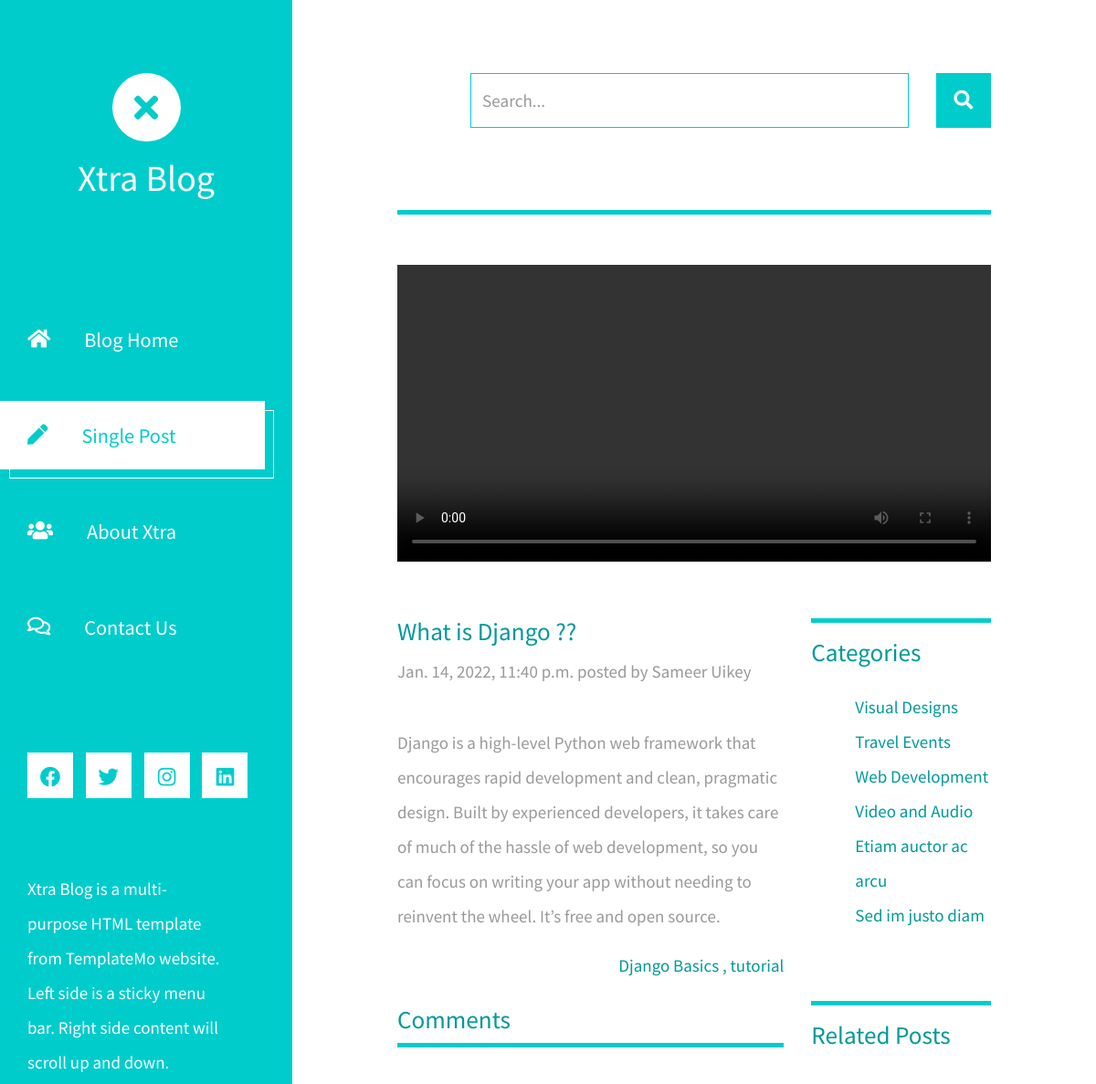
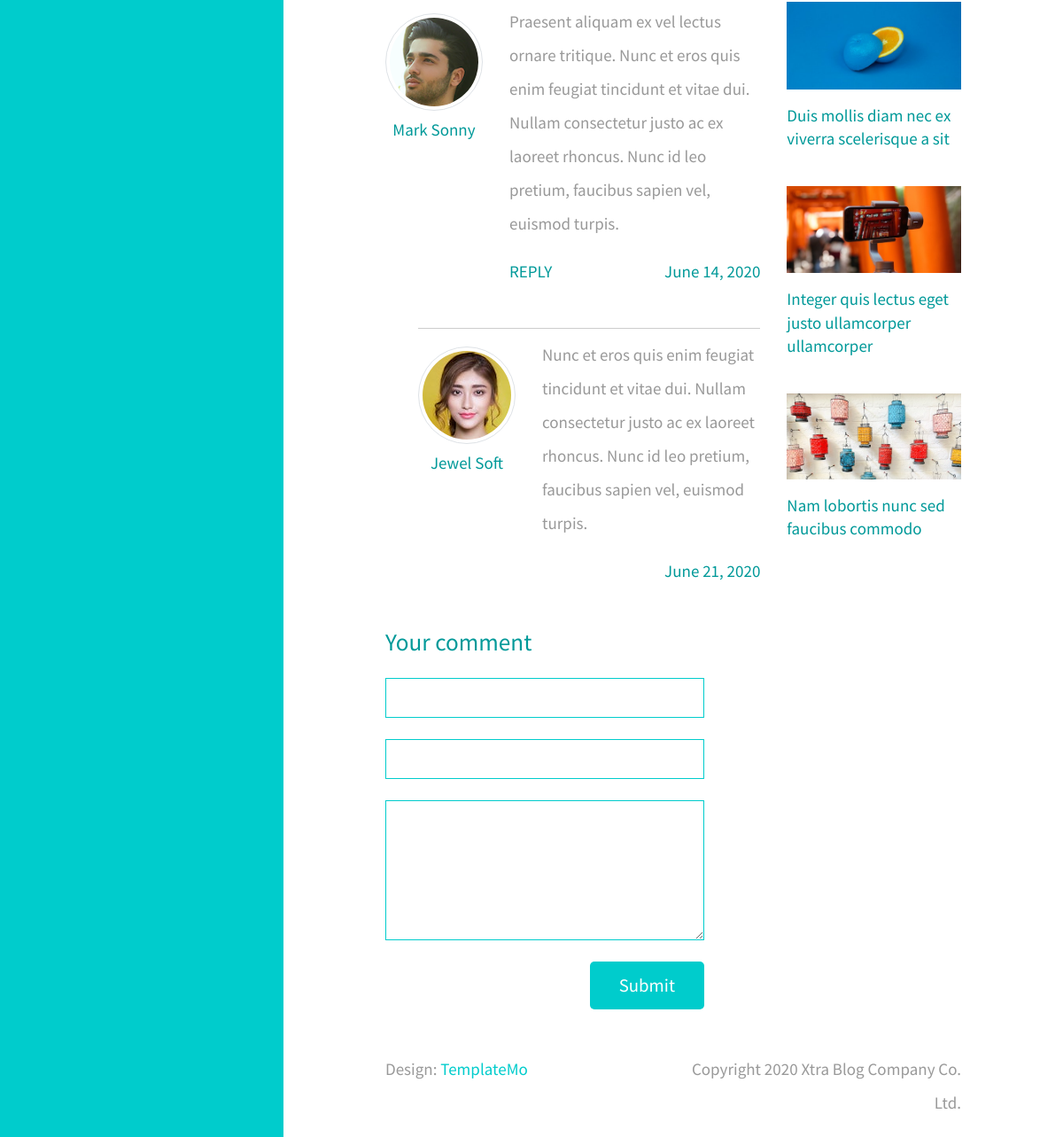
/post/1, run on the app's committed database (2 pictures, top to bottom).
### posts/models.py (models this page shows)
class posts(models.Model):
    title = models.CharField(max_length=100)
    body = models.CharField(max_length=1000000)
    tags = models.CharField(max_length=1000)
    created_at = models.DateTimeField(default=datetime.now, blank=True)
    comments = models.IntegerField()
    author=models.CharField(max_length=1000)

### posts/views.py (the view)
# urls.py: path('post/<str:pk>', views.post, name='post'),
def post(request,pk):
    post=posts.objects.get(id=pk)
    context={
        'post':post
    }
    return render(request,'post.html', context)

### templates/post.html (shortened to what this page needs)
{% load static %}
<!DOCTYPE html>
<html lang="en">
<head>
	<link rel="stylesheet" href="{% static 'fontawesome/css/all.min.css' %}">
    <link href="{% static 'css/bootstrap.min.css' %}" rel="stylesheet">
    <link href="{% static 'css/templatemo-xtra-blog.css' %}" rel="stylesheet">
</head>
<body>
	<header class="tm-header" id="tm-header">
        <div class="tm-header-wrapper">
            <div class="tm-site-header">
                <div class="mb-3 mx-auto tm-site-logo"><i class="fas fa-times fa-2x"></i></div>
                <h1 class="text-center">Xtra Blog</h1>
            </div>
            <nav class="tm-nav" id="tm-nav">
                <ul>
                    <li class="tm-nav-item"><a href="index.html" class="tm-nav-link">
                        <i class="fas fa-home"></i>
                        Blog Home
                    </a></li>
                    <li class="tm-nav-item active"><a href="post.html" class="tm-nav-link">
                        <i class="fas fa-pen"></i>
                        Single Post
                    </a></li>
                    <li class="tm-nav-item"><a href="about.html" class="tm-nav-link">
                        <i class="fas fa-users"></i>
                        About Xtra
                    </a></li>
                    <li class="tm-nav-item"><a href="contact.html" class="tm-nav-link">
                        <i class="far fa-comments"></i>
                        Contact Us
                    </a></li>
                </ul>
            </nav>
            <div class="tm-mb-65">
                <a href="https://facebook.com" class="tm-social-link">
                    <i class="fab fa-facebook tm-social-icon"></i>
                </a>
                <a href="https://twitter.com" class="tm-social-link">
                    <i class="fab fa-twitter tm-social-icon"></i>
                </a>
                <a href="https://instagram.com" class="tm-social-link">
                    <i class="fab fa-instagram tm-social-icon"></i>
                </a>
                <a href="https://linkedin.com" class="tm-social-link">
                    <i class="fab fa-linkedin tm-social-icon"></i>
                </a>
            </div>
            <p class="tm-mb-80 pr-5 text-white">
                Xtra Blog is a multi-purpose HTML template from TemplateMo website. Left side is a sticky menu bar. Right side content will scroll up and down.
            </p>
        </div>
    </header>
    <div class="container-fluid">
        <main class="tm-main">
            <div class="row tm-row">
                <div class="col-12">
                    <form method="GET" class="form-inline tm-mb-80 tm-search-form">
                        <input class="form-control tm-search-input" name="query" type="text" placeholder="Search..." aria-label="Search">
                        <button class="tm-search-button" type="submit">
                            <i class="fas fa-search tm-search-icon" aria-hidden="true"></i>
                        </button>
                    </form>
                </div>
            </div>
            <div class="row tm-row">
                <div class="col-12">
                    <hr class="tm-hr-primary tm-mb-55">
                    <video width="954" height="535" controls class="tm-mb-40">
                        <source src="{% static 'video/wheat-field.mp4' %}" type="video/mp4">
                    </video>
                </div>
            </div>
            <div class="row tm-row">
                <div class="col-lg-8 tm-post-col">
                    <div class="tm-post-full">
                        <div class="mb-4">
                            <h2 class="pt-2 tm-color-primary tm-post-title">{{ post.title }}</h2>
                            <p class="tm-mb-40">{{ post.created_at }} posted by {{ post.author }}</p>
                            <p>
                                {{ post.body }}
                            </p>
                            <span class="d-block text-right tm-color-primary">{{ post.tags }}</span>
                        </div>
                        <div>
                            <h2 class="tm-color-primary tm-post-title">Comments</h2>
                            <hr class="tm-hr-primary tm-mb-45">
                            <div class="tm-comment tm-mb-45">
                                <figure class="tm-comment-figure">
                                    <img src="{% static 'img/comment-1.jpg' %}" alt="Image" class="mb-2 rounded-circle img-thumbnail">
                                    <figcaption class="tm-color-primary text-center">Mark Sonny</figcaption>
                                </figure>
                                <div>
                                    <p>
                                        Praesent aliquam ex vel lectus ornare tritique. Nunc et eros
                                        quis enim feugiat tincidunt et vitae dui. Nullam consectetur
                                        justo ac ex laoreet rhoncus. Nunc id leo pretium, faucibus
                                        sapien vel, euismod turpis.
                                    </p>
                                    <div class="d-flex justify-content-between">
                                        <a href="#" class="tm-color-primary">REPLY</a>
                                        <span class="tm-color-primary">June 14, 2020</span>
                                    </div>
                                </div>
                            </div>
                            <div class="tm-comment-reply tm-mb-45">
                                <hr>
                                <div class="tm-comment">
                                    <figure class="tm-comment-figure">
                                        <img src="{% static 'img/comment-2.jpg' %}" alt="Image" class="mb-2 rounded-circle img-thumbnail">
                                        <figcaption class="tm-color-primary text-center">Jewel Soft</figcaption>
                                    </figure>
                                    <p>
                                        Nunc et eros quis enim feugiat tincidunt et vitae dui.
                                        Nullam consectetur justo ac ex laoreet rhoncus. Nunc
                                        id leo pretium, faucibus sapien vel, euismod turpis.
                                    </p>
                                </div>
                                <span class="d-block text-right tm-color-primary">June 21, 2020</span>
                            </div>
                            <form action="" class="mb-5 tm-comment-form">
                                <h2 class="tm-color-primary tm-post-title mb-4">Your comment</h2>
                                <div class="mb-4">
                                    <input class="form-control" name="name" type="text">
                                </div>
                                <div class="mb-4">
                                    <input class="form-control" name="email" type="text">
                                </div>
                                <div class="mb-4">
                                    <textarea class="form-control" name="message" rows="6"></textarea>
                                </div>
                                <div class="text-right">
                                    <button class="tm-btn tm-btn-primary tm-btn-small">Submit</button>
                                </div>
                            </form>
                        </div>
                    </div>
                </div>
                <aside class="col-lg-4 tm-aside-col">
                    <div class="tm-post-sidebar">
                        <hr class="mb-3 tm-hr-primary">
                        <h2 class="mb-4 tm-post-title tm-color-primary">Categories</h2>
                        <ul class="tm-mb-75 pl-5 tm-category-list">
                            <li><a href="#" class="tm-color-primary">Visual Designs</a></li>
                            <li><a href="#" class="tm-color-primary">Travel Events</a></li>
                            <li><a href="#" class="tm-color-primary">Web Development</a></li>
                            <li><a href="#" class="tm-color-primary">Video and Audio</a></li>
                            <li><a href="#" class="tm-color-primary">Etiam auctor ac arcu</a></li>
                            <li><a href="#" class="tm-color-primary">Sed im justo diam</a></li>
                        </ul>
                        <hr class="mb-3 tm-hr-primary">
                        <h2 class="tm-mb-40 tm-post-title tm-color-primary">Related Posts</h2>
                        <a href="#" class="d-block tm-mb-40">
                            <figure>
                                <img src="{% static 'img/img-02.jpg' %}" alt="Image" class="mb-3 img-fluid">
                                <figcaption class="tm-color-primary">Duis mollis diam nec ex viverra scelerisque a sit</figcaption>
                            </figure>
                        </a>
                        <a href="#" class="d-block tm-mb-40">
                            <figure>
                                <img src="{% static 'img/img-05.jpg' %}" alt="Image" class="mb-3 img-fluid">
                                <figcaption class="tm-color-primary">Integer quis lectus eget justo ullamcorper ullamcorper</figcaption>
                            </figure>
                        </a>
                        <a href="#" class="d-block tm-mb-40">
                            <figure>
                                <img src="{% static 'img/img-06.jpg' %}" alt="Image" class="mb-3 img-fluid">
                                <figcaption class="tm-color-primary">Nam lobortis nunc sed faucibus commodo</figcaption>
                            </figure>
                        </a>
                    </div>
                </aside>
            </div>
            <footer class="row tm-row">
                <div class="col-md-6 col-12 tm-color-gray">
                    Design: <a rel="nofollow" target="_parent" href="https://templatemo.com" class="tm-external-link">TemplateMo</a>
                </div>
                <div class="col-md-6 col-12 tm-color-gray tm-copyright">
                    Copyright 2020 Xtra Blog Company Co. Ltd.
                </div>
            </footer>
        </main>
    </div>
</body>
</html>

### data on the page
posts: title "What is Django ??", created_at "Jan. 14, 2022, 11:40 p.m.", author "Sameer Uikey", body "Django is a high-level Python web framework that encourages rapid development and clean, pragmatic design. Built by experienced developers, it takes care of much of the hassle of web development, so you can focus on writing your app without needing to reinvent the wheel. It’s free and open source.", tags "Django Basics , tutorial"
